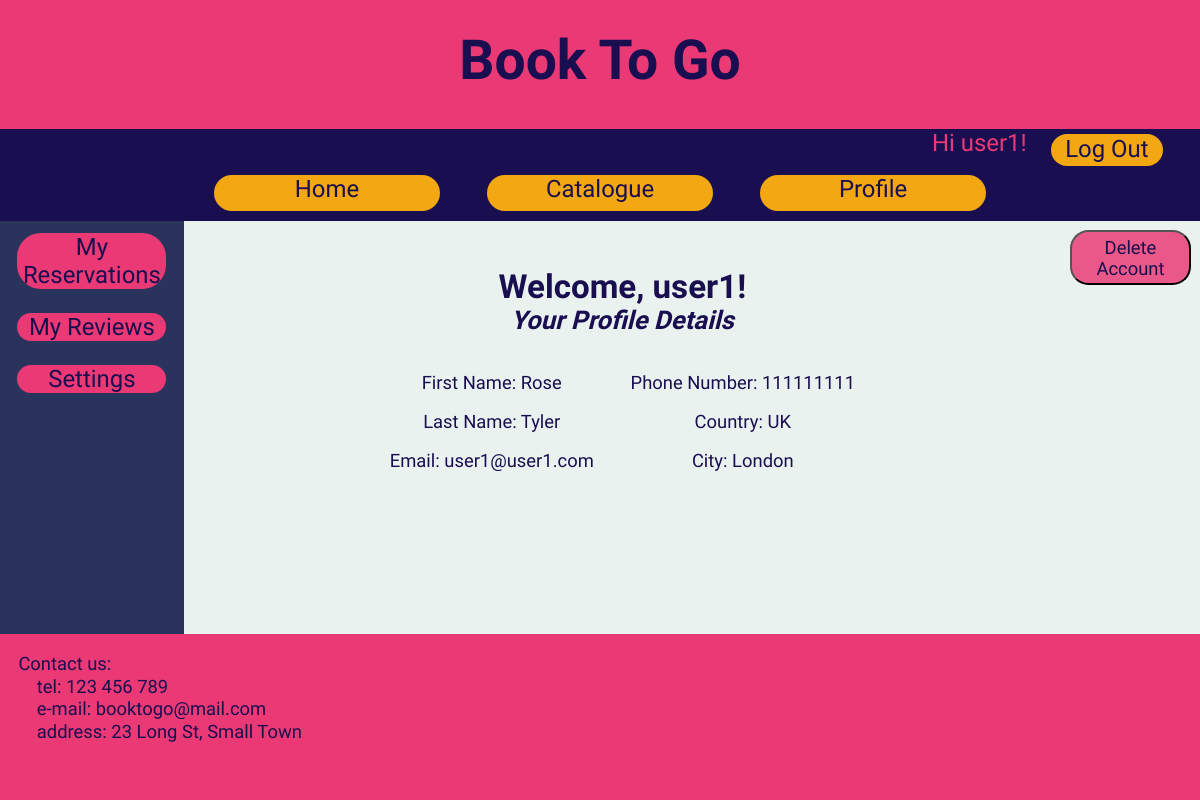
The app's page /book_site/profile/settings (signed in) with its own data.
### book_site/models.py (models this page shows)
class UserProfile(models.Model):
    user = models.OneToOneField(User, on_delete=models.CASCADE)
    phone_number = models.CharField(max_length=12, validators=[
        RegexValidator(regex='^\d{9}$', message='Phone number must be 9 digits', code='invalid_phone_number')])
    country = models.CharField(max_length=100)
    city = models.CharField(max_length=100)

### book_site/views.py (the view)
# urls.py: path('profile/settings', views.profile_settings_view, name='profile_settings_view'),
@login_required
def profile_settings_view(request):
    user = request.user
    try:
        profile = UserProfile.objects.get(user=user)
    except UserProfile.DoesNotExist:
        profile = None
    if request.method == 'POST' and 'delete_account' in request.POST:
        user.is_active = False
        user.save()
        return redirect('login_redirect')
    return render(request, 'book_site/profile_settings.html', {'user': user, 'profile': profile})

### book_site/templates/book_site/profile_settings.html (shortened to what this page needs)
{% extends "book_site/base.html" %}
{% block content %}
    <div class="profileNavContent">
        <nav class="profileNav">
            <a href="{% url 'profile_redirect' %}" class="profileLink">My Reservations</a>
            <a href="{% url 'profile_reviews_view' %}" class="profileLink">My Reviews</a>
            <a href="{% url 'profile_settings_view' %}" class="profileLink">Settings</a>
        </nav>
        <div class="containerProfile">
            <div class="header_Details">
                <h2>Welcome, {{ user.username }}!</h2>
                <h3 class="author_Det">Your Profile Details</h3>
            </div>
            <div class="profileInfo">
                <div class="infocolumn">
                    <p>First Name: {{ user.first_name }}</p>
                    <p>Last Name: {{ user.last_name }}</p>
                    <p>Email: {{ user.email }}</p>
                </div>
                <div class="infocolumn">
                    {% if profile %}
                        <p>Phone Number: {{ profile.phone_number }}</p>
                        <p>Country: {{ profile.country }}</p>
                        <p>City: {{ profile.city }}</p>
                    {% endif %}
                </div>
            </div>
        </div>
        <form method="POST" action="{% url 'profile_settings_view' %}" onsubmit="return confirmDeactivation();">
            <button type="submit" name="delete_account" class="btn-btn-danger">Delete Account</button>
        </form>
    </div>
{% endblock %}

### book_site/templates/book_site/navigation.html (shortened to what this page needs)
<div class="LoginLinkDiv">
    {% if user.is_authenticated %}
        <div class="login-info">Hi {{ user.username }}!</div>
        <form action="{% url 'logout' %}" method="post" class="LogInButton">
            <button type="submit" class="logout-button">Log Out</button>
        </form>
    {% else %}
        <div class="login-info">You are not logged in</div>
        <a href="{% url 'login_redirect' %}" class="LogInButton">Log In</a>
    {% endif %}
</div>
<div class="sectionLinksDiv">
    <a href="{% url 'home_redirect' %}" class="sectionLink">Home</a>
    <a href="{% url 'catalogue_redirect' %}" class="sectionLink">Catalogue</a>
    <a href="{% url 'profile_redirect' %}" class="sectionLink">Profile</a>
</div>

### static/book_site/styles.css (style rules this page uses)
:root { --colorhfbg: #ea3974; --colorbg: #EAF2EF; --colortext: #190E4F; --colornavbg: #190E4F; --colornavbox: #F3A712; }
html { height: 100%; }
body { background-color: var(--colorbg); color: var(--colortext); font-family: 'Grenze Gotisch', sans-serif; position: relative; margin: 0; height: 100%; display: flex; flex-direction: column; min-height: 100vh; font-size: 2.3vh; }
.profileNavContent { display: flex; width: 100%; height: 100%; }
.profileNav { background-color: #29335C; justify-content: flex-start; display: flex; flex-direction: column; width: 15%; min-width: 16ch; height: 100%; align-items: center; padding: 0 0.5em; }
.profileLink { text-decoration: none; background-color: var(--colorhfbg); width: 90%; text-align: center; font-size: 1.3em; color: var(--colortext); margin: 0.5em; border-radius: 1em; }
.containerProfile { display: flex; padding: 1em; width: 80%; justify-content: start; align-items: center; flex-direction: column }
.infocolumn { justify-items: center; }
nav { background-color: var(--colornavbg); justify-content: center; height: 5em; padding: 0 1em; }
.sectionLinksDiv { background-color: var(--colornavbg); justify-content: center; height: 3em; display: flex; padding: 0 1em; }
.sectionLink { text-decoration: none; background-color: var(--colornavbox); width: 20%; text-align: center; margin: 0.4em 1em; font-size: 1.3em; color: var(--colortext); border-radius: 1em; min-width: 9ch; }
.LoginLinkDiv { background-color: var(--colornavbg); justify-content: right; height: 2em; display: flex; padding: 0 1em; min-width: 30ch; }
.logout-button { background: transparent; border: none; cursor: pointer; font-size: 1em; color: var(--colortext); font-family: 'Grenze Gotisch', sans-serif; margin: 0; min-width: 6ch; height: 1em; }
.login-info { color: var(--colorhfbg); font-size: 1.3em; text-decoration: none; width: 20%; text-align: right; margin: 0 1em; min-width: 20ch; }
.LogInButton { text-decoration: none; background-color: var(--colornavbox); width: 10%; text-align: center; margin-top: 0.2em; font-size: 1.3em; color: var(--colortext); border-radius: 1em; min-width: 8ch; }
button { background-color: rgba(234, 57, 116, 0.83); color: var(--colortext); height: 2em; font-size: 1.3em; min-width: 12ch; border-radius: 1em; margin: 0.5em; font-family: 'Grenze Gotisch', sans-serif; }
.btn-btn-danger { height: 3em; min-width: 8ch; font-size: 1em; }
h2 { font-size: 1.8em; justify-content: center; width: 100%; text-align: center; }
.header_Details { justify-content: space-between; align-items: flex-start; width: 100%; justify-items: center; }
.author_Det { font-size: 1.4em; margin: -1.1em 0 0; font-style: italic; width: 100%; text-align: center; font-weight: bold; }
h3 { font-size: 1.6em; width: 100%; text-align: center; font-weight: bold; margin-bottom: 0.5em; }
.profileInfo { display: flex; flex-direction: row; gap: 2em; margin-top: 1em; justify-content: center; width: 100%; }

### records on screen
UserProfile: phone_number "111111111", country "UK", city "London"

### other values on screen
{{ user.username }} "user1"
{{ user.first_name }} "Rose"
{{ user.last_name }} "Tyler"
{{ user.email }} "user1@user1.com"
